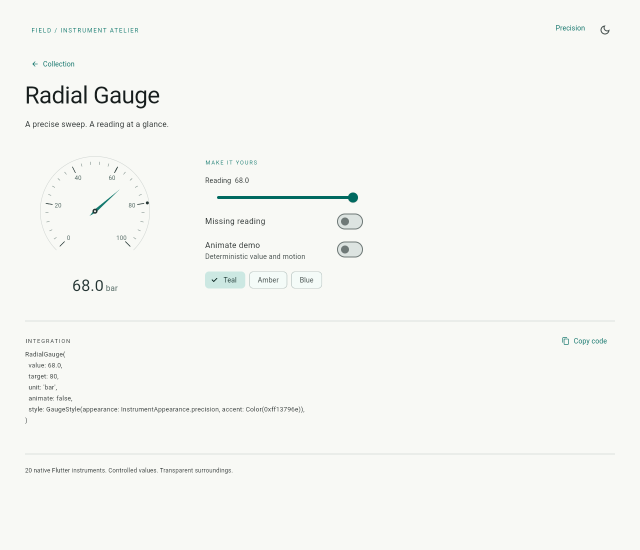
#> input picture industrial_instruments/doc/assets/widget-0-light.png, 1280 x 1100 px, found by its file name (shown at 1/2 size); its folder holds 4 pictures in this run
$ python contact_sheets.py
#> lines starting #> are read from the running program, lines starting #| are printed output that depends on the picture
"""Create review sheets after gallery.cjs and variants.cjs (requires Pillow)."""
from PIL import Image, ImageDraw

for theme in ('light', 'dark'):
    sheet = Image.new('RGB', (1400, 1240), '#f8f9f5' if theme == 'light' else '#132320')
    draw = ImageDraw.Draw(sheet)
    for i in range(20):
        preview = Image.open(f'doc/assets/widget-{i}-{theme}.png').crop((50, 285, 355, 645))
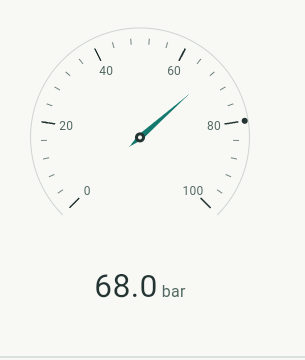
#> preview: PIL image 305x360 RGB; mean R, G, B 245.4, 246.8, 242.8
        preview.thumbnail((270, 270))
#> preview: PIL image 229x270 RGB
        x, y = (i % 5) * 280, (i // 5) * 310
        sheet.paste(preview, (x, y + 25))
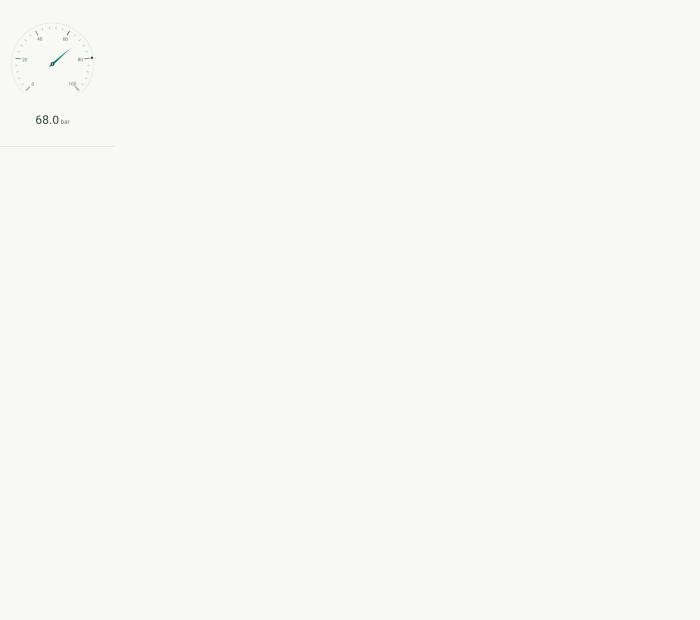
#> sheet: PIL image 1400x1240 RGB (shown at 1/2 size); mean R, G, B 247.9, 248.9, 244.9
#> (the run stopped early here; a loop or call above may not have finished)
